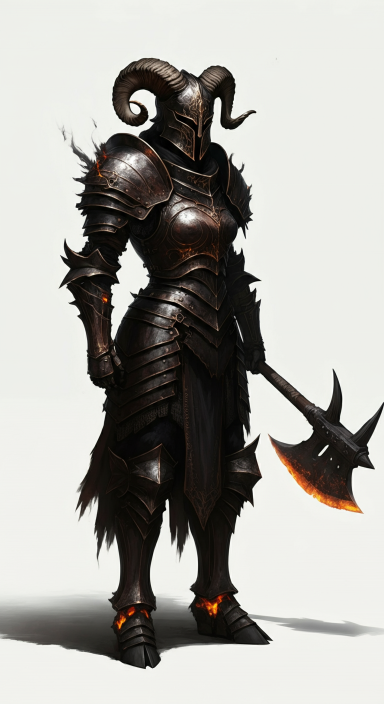
#> input picture assets/ironroot/Good/aries/f_idle.png, 768 x 1408 px (shown at 1/2 size)
$ python build_atlas.py
#> lines starting #> are read from the running program, lines starting #| are printed output that depends on the picture
#!/usr/bin/env python3
"""Ironroot atlas + shared-palette builder.
Extracts ONE 64-colour palette from all 12 zodiac sprites (the consistency anchor),
then quantizes every sprite to it and packs a single atlas PNG + JSON manifest.
Any future art — hand-drawn or genai — is locked to palette.json to stay consistent.
"""
import json, os, glob
from PIL import Image

ROOT = r"F:\v3\assets\ironroot\Good"
OUT  = r"F:\v3\web\13forge.com\assets"
SIGNS = ["aries","taurus","gemini","cancer","leo","virgo","libra",
         "scorpio","sagittarius","capricorn","aquarius","pisces"]
# 8 UI/accent colours from the 2dak spec (VOID..ACCENT), appended after 56 sprite colours.
UI = [(16,12,23),(0,0,0),(255,255,255),(60,220,60),(255,60,60),(140,60,220),(224,173,76),(127,208,138)]

def pick(sign):
    d = os.path.join(ROOT, sign)
    files = glob.glob(os.path.join(d, "*.png"))
    # prefer an idle/tpose/cast full-body frame; else the largest file
    for kw in ("idle","tpose","cast","ascended"):
        hit = [f for f in files if kw in os.path.basename(f).lower()]
        if hit: return sorted(hit, key=os.path.getsize, reverse=True)[0]
    return sorted(files, key=os.path.getsize, reverse=True)[0] if files else None

def main():
    os.makedirs(OUT, exist_ok=True)
    picks = {s: pick(s) for s in SIGNS}
    picks = {s: p for s, p in picks.items() if p}
    print(f"[atlas] sources: {len(picks)}/12 signs")

    # 1) SHARED PALETTE: montage every sprite (RGB over black), adaptive-quantize to 56.
    thumbs = []
    for s, p in picks.items():
        im = Image.open(p).convert("RGBA")
        bg = Image.new("RGBA", im.size, (0,0,0,255)); bg.alpha_composite(im)
        thumbs.append(bg.convert("RGB").resize((192, 352)))
#> pass 2 of the loop in main, `for s, p in picks.items():`:
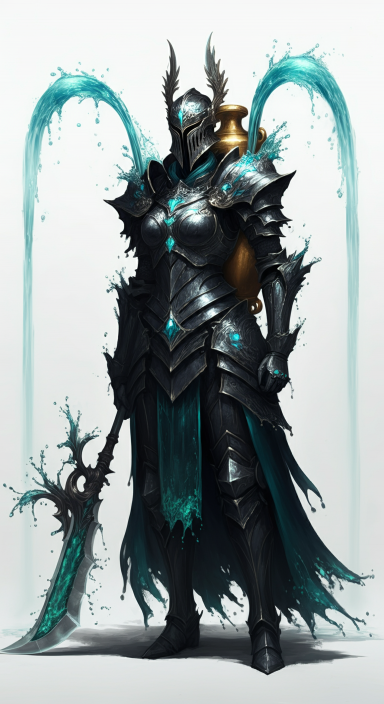
#> input picture assets/ironroot/Good/aquarius/f_idle.png, 768 x 1408 px (shown at 1/2 size)
    W = 192*len(thumbs); montage = Image.new("RGB", (W, 352))
#> after `W = 192 * len(thumbs)`: W = 384
#> after `montage = Image.new('RGB', (W, 352))`: montage: PIL image 384x352 RGB; every value is 0
    for i,t in enumerate(thumbs): montage.paste(t, (i*192, 0))
#> this loop made 2 passes
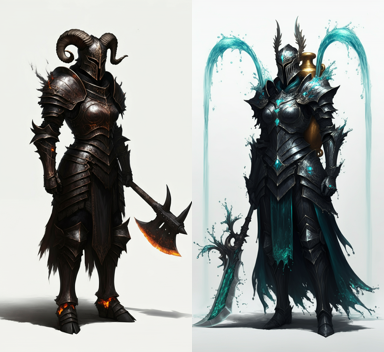
#> montage: PIL image 384x352 RGB; mean R, G, B 160.4, 164.6, 162.3
    pal_img = montage.quantize(colors=56, method=Image.MEDIANCUT)
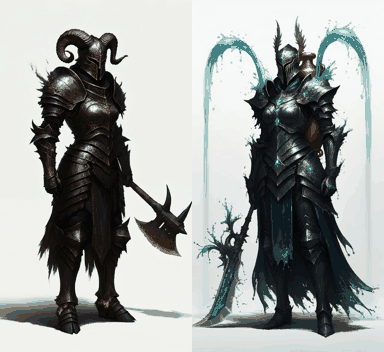
#> pal_img: PIL image 384x352 P; mean R, G, B 160.9, 164.2, 162
    raw = pal_img.getpalette()[:56*3]
#> raw = 168 values, max 250 at index 1, min 6 at index 165, mean 156.3
    colours = [(raw[i],raw[i+1],raw[i+2]) for i in range(0,56*3,3)] + UI  # 64 total
#> colours = 64 items, first 6: (248, 250, 249), (247, 248, 248), (246, 249, 248), (246, 248, 247), (246, 249, 245), (245, 246, 246)

    # write palette.json + a swatch strip
    with open(os.path.join(OUT,"ironroot-palette.json"),"w") as f:
        json.dump({"name":"2dak-64","colors":["#%02x%02x%02x"%c for c in colours]}, f, indent=1)
    sw = Image.new("RGB",(64*16,48))
#> sw: PIL image 1024x48 RGB; every value is 0
    for i,c in enumerate(colours):
        for x in range(16):
            for y in range(48): sw.putpixel((i*16+x,y), c)
#> this loop made 64 passes
#> c on passes 1 to 12: (248, 250, 249), (247, 248, 248), (246, 249, 248), (246, 248, 247), (246, 249, 245), (245, 246, 246), (242, 244, 240), (242, 242, 239), (242, 242, 237), (241, 242, 237), (241, 241, 237), (240, 241, 238)
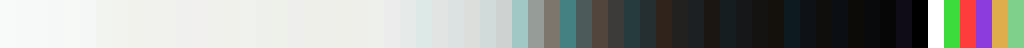
#> sw: PIL image 1024x48 RGB; mean R, G, B 152.1, 153.9, 149.6
    sw.save(os.path.join(OUT,"ironroot-palette.png"))

    # fixed-palette image for quantizing everything to the same 64
    flat = [v for c in colours for v in c] + [0]*(3*(256-len(colours)))
#> flat = 768 values, max 255 at index 174, min 0 at index 171, mean 37.97
    pmap = Image.new("P",(1,1)); pmap.putpalette(flat)

    # 2) ATLAS: 4x3 grid, each sprite quantized to the shared palette, alpha preserved.
    CW, CH, COLS = 384, 704, 4
    rows = (len(picks)+COLS-1)//COLS
    atlas = Image.new("RGBA",(CW*COLS, CH*rows),(0,0,0,0))
#> atlas: PIL image 1536x704 RGBA; every value is 0
    manifest = {"atlas":"ironroot-atlas.png","cell":[CW,CH],"palette":"ironroot-palette.json","frames":{}}
    for i,(s,p) in enumerate(picks.items()):
        im = Image.open(p).convert("RGBA").resize((CW,CH))
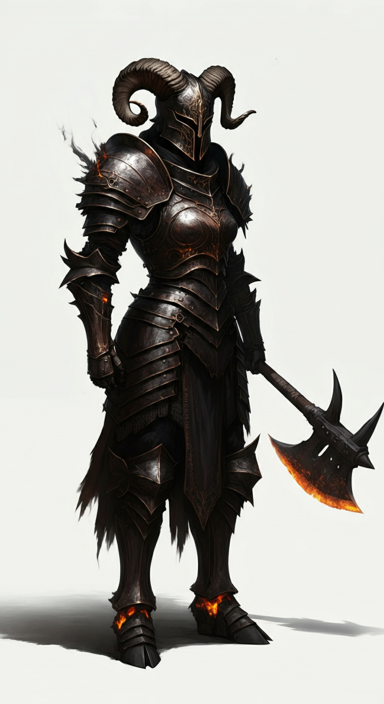
#> im: PIL image 384x704 RGBA; mean R, G, B, A 169.3, 168, 163.2, 255
        alpha = im.getchannel("A")
#> alpha: PIL image 384x704 L; every value is 255
        q = im.convert("RGB").quantize(palette=pmap, dither=Image.NONE).convert("RGBA")
        q.putalpha(alpha)
        cx,cy = (i%COLS)*CW, (i//COLS)*CH
        atlas.paste(q,(cx,cy))
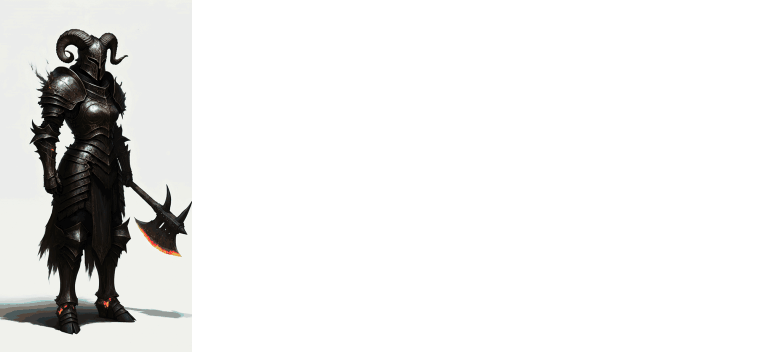
#> atlas: PIL image 1536x704 RGBA (shown at 1/2 size); mean R, G, B, A 41.7, 41.6, 40.8, 63.8; transparent parts drawn white
        manifest["frames"][s] = {"x":cx,"y":cy,"w":CW,"h":CH}
#> pass 2 of the loop in main, `for i,(s,p) in enumerate(picks.items()):`:
#> in main, `q = im.convert("RGB").quantize(palette=pmap, dither=Image.NONE).conver..`:
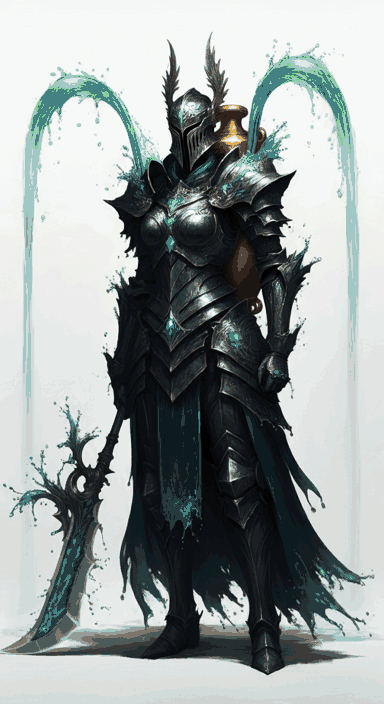
#> q: PIL image 384x704 RGBA; mean R, G, B, A 152.3, 159.3, 158.4, 255
#> in main, `atlas.paste(q,(cx,cy))`:
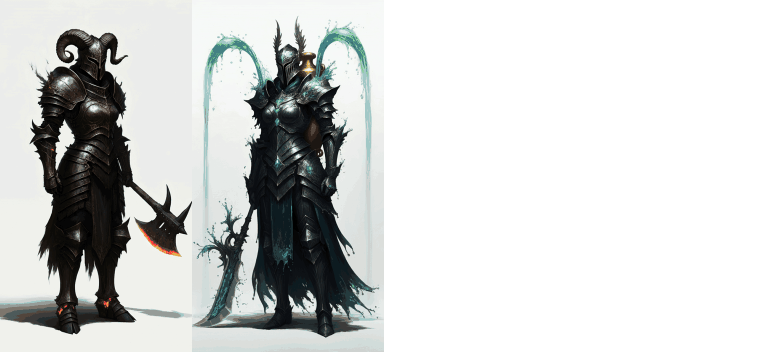
#> atlas: PIL image 1536x704 RGBA (shown at 1/2 size); mean R, G, B, A 79.8, 81.5, 80.4, 127.5; transparent parts drawn white
    atlas.save(os.path.join(OUT,"ironroot-atlas.png"))
    with open(os.path.join(OUT,"ironroot-atlas.json"),"w") as f: json.dump(manifest,f,indent=1)
    print(f"[atlas] wrote ironroot-atlas.png ({CW*COLS}x{CH*rows}), palette (64), manifest ({len(picks)} frames)")

if __name__=="__main__": main()
